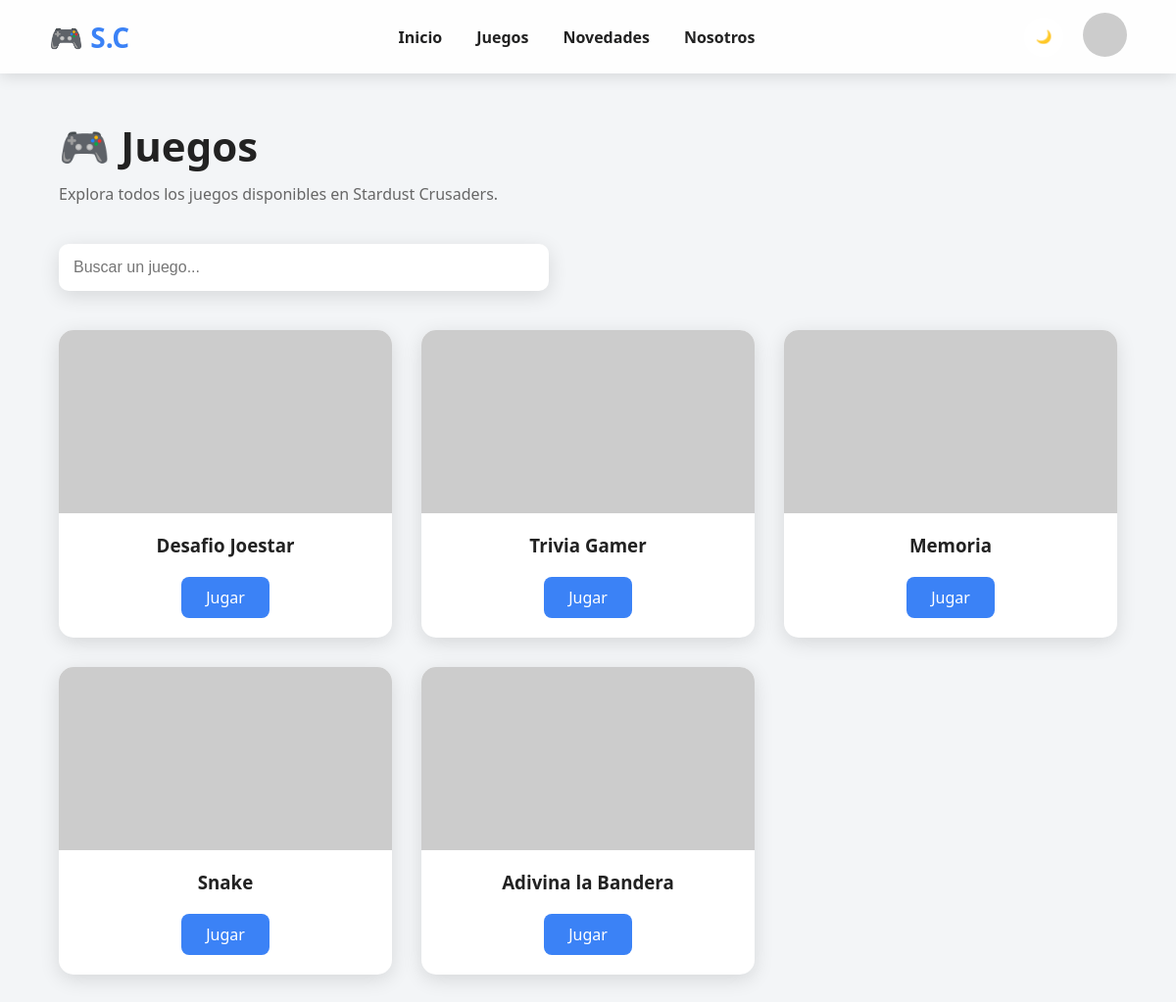
The page /Juegos.php on the database its author committed.
### tables this page shows
CREATE TABLE IF NOT EXISTS JUEGO (
    ID_J INT AUTO_INCREMENT PRIMARY KEY,
    Nombre VARCHAR(100) NOT NULL,
    Carpeta VARCHAR(100) NULL,
    Descripcion VARCHAR(255),
    Puntos_Maximos INT NOT NULL
);

### Juegos.php (the view, shortened to what this page needs)
<?php
try {
    $conexion = Conexion::conectar();
    $consulta = $conexion->query(
        "SELECT ID_J, Nombre, Carpeta, Descripcion, Puntos_Maximos
         FROM JUEGO
         ORDER BY ID_J DESC"
    );
    $juegos = $consulta->fetchAll(PDO::FETCH_ASSOC);
} catch (PDOException $e) {
    $juegos = [];
}
?>
<!DOCTYPE html>
<html lang="es">
<head>
    <link rel="stylesheet" href="css/estilos.css">
</head>
<body>
<?php include("includes/header.php"); ?>
<section class="pagina">
    <h1>🎮 Juegos</h1>
    <p class="subtitulo">
        Explora todos los juegos disponibles en Stardust Crusaders.
    </p>
    <div class="buscador">
        <input
            type="text"
            id="buscarJuego"
            placeholder="Buscar un juego..."
        >
    </div>
    <div class="gridJuegos" id="listaJuegos">
        <?php if (count($juegos) > 0): ?>
            <?php foreach ($juegos as $juego): ?>
                <div
                    class="cardJuego"
                    data-nombre="<?= htmlspecialchars(strtolower($juego['Nombre'])) ?>"
                >
                    <img
                        src="juegos/<?= htmlspecialchars($juego['Carpeta']) ?>/portada.png"
                        alt="<?= htmlspecialchars($juego['Nombre']) ?>"
                        onerror="this.src='https://picsum.photos/400/220?random=<?= $juego['ID_J'] ?>'"
                    >
                    <h3>
                        <?= htmlspecialchars($juego['Nombre']) ?>
                    </h3>
                    <a
                        href="juegos/<?= htmlspecialchars($juego['Carpeta']) ?>/index.html"
                        class="botonJuego"
                    >
                        Jugar
                    </a>
                </div>
            <?php endforeach; ?>
        <?php else: ?>
            <p>
                No hay juegos disponibles actualmente.
            </p>
        <?php endif; ?>
    </div>
</section>
</body>
</html>

### Includes/Header.php (shortened to what this page needs)
<?php
$ruta = preg_match('~/(Admin|Gestionusuarios|Gestionequipos)/~i', $_SERVER['PHP_SELF']) ? '../' : '';
?>
<header id="header">
    <div class="logo">
        🎮 <span>S.C</span>
    </div>
    <nav>
        <a href="<?= $ruta ?>index.php">Inicio</a>
        <a href="<?= $ruta ?>juegos.php">Juegos</a>
        <a href="<?= $ruta ?>novedades.php">Novedades</a>
        <a href="<?= $ruta ?>nosotros.php">Nosotros</a>
    </nav>
    <div class="acciones">
        <button id="modoOscuro">
            🌙
        </button>
        <div class="perfil">
            <img
                src="https://i.pravatar.cc/45"
                alt="Perfil"
                id="fotoPerfil"
            >
        </div>
    </div>
</header>

### Css/Estilos.css (style rules this page uses)
:root { --fondo:#f3f4f6; --header:#ffffffee; --card:#ffffff; --texto:#222; --texto2:#666; --azul:#4f8dfd; --sombra:rgba(0,0,0,.12); }
* { margin:0; padding:0; box-sizing:border-box; }
body { background:var(--fondo); color:var(--texto); font-family:Segoe UI,sans-serif; }
:root { --fondo:#f3f5f7; --card:#ffffff; --header:rgba(255,255,255,.85); --texto:#222; --texto2:#666; --azul:#3b82f6; --sombra:rgba(0,0,0,.12); }
html { scroll-behavior:smooth; }
body { background:var(--fondo); color:var(--texto); font-family:'Segoe UI',sans-serif; }
.pagina { width:90%; margin:auto; padding-top:120px; padding-bottom:120px; }
.pagina h1 { font-size:42px; margin-bottom:10px; }
.subtitulo { color:var(--texto2); margin-bottom:40px; }
.buscador { margin-bottom:40px; }
.buscador input { width:100%; max-width:500px; padding:15px; border:none; border-radius:10px; background:var(--card); color:var(--texto); box-shadow:0 5px 20px var(--sombra); font-size:16px; }
.gridJuegos { display:grid; grid-template-columns:repeat(auto-fit,minmax(280px,1fr)); gap:30px; }
.cardJuego { background:var(--card); border-radius:15px; overflow:hidden; box-shadow:0 5px 20px var(--sombra); transition:.3s; }
.cardJuego img { width:100%; display:block; }
.cardJuego h3 { padding:20px; text-align:center; }
.perfil { position:relative; }

### Css/Header.css (style rules this page uses)
header { position:fixed; top:0; left:0; width:100%; height:75px; background:var(--header); display:flex; justify-content:space-between; align-items:center; padding:0 50px; box-shadow:0 3px 15px var(--sombra); transition:.35s; z-index:999; }
.logo { font-size:28px; font-weight:bold; }
.logo span { color:var(--azul); }
nav { display:flex; gap:35px; }
nav a { text-decoration:none; color:var(--texto); font-weight:600; transition:.25s; }
.acciones { display:flex; align-items:center; gap:20px; }
#modoOscuro { width:40px; height:40px; border:none; border-radius:50%; cursor:pointer; background:var(--card); color:var(--texto); transition:.3s; }
.perfil img { width:45px; height:45px; border-radius:50%; cursor:pointer; }

### Css/Juego.css (style rules this page uses)
.botonJuego { display: block; width: fit-content; margin: 0 auto 20px auto; padding: 10px 25px; background: var(--azul); color: white; text-decoration: none; text-align: center; border-radius: 8px; transition: 0.3s; }

### rows shown on the page
juego: Nombre "Desafio Joestar"
juego: Nombre "Trivia Gamer"
juego: Nombre "Memoria"
juego: Nombre "Snake"
juego: Nombre "Adivina la Bandera"
